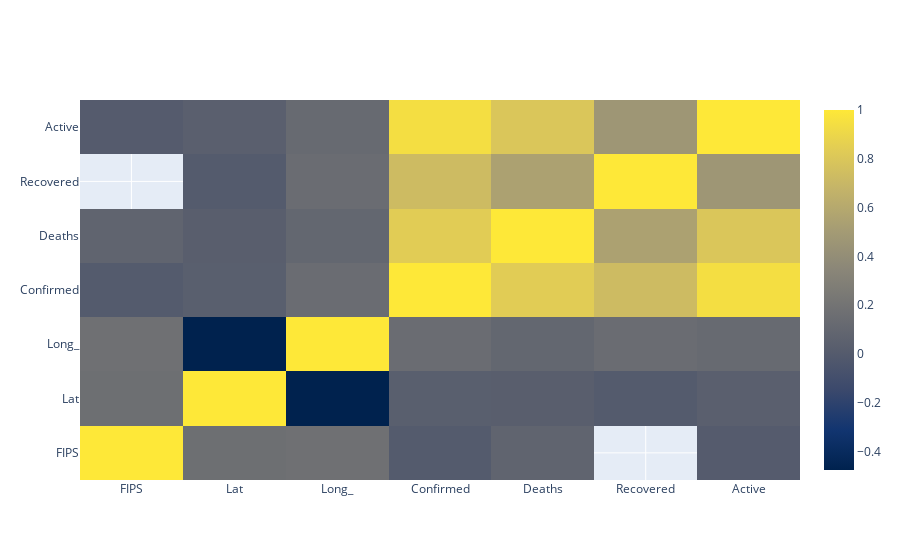

The code cell stored with this chart in its notebook:
### Code cell
import plotly.graph_objects as go

fig = go.Figure()

fig.add_trace(
    go.Heatmap(
        x=doc2.columns,
        y=doc2.index,
        z=doc2.values,
        colorscale="Cividis"
    )
)

fig.show()

### Figure 1 — Plotly figure (JSON) as saved in the notebook; plotly's stock layout.template omitted (floating-point values rounded to 4 significant figures)
{"data": [{"colorscale": [[0, "#00224e"], [0.1111, "#123570"], [0.2222, "#3b496c"], [0.3333, "#575d6d"], [0.4444, "#707173"], [0.5556, "#8a8678"], [0.6667, "#a59c74"], [0.7778, "#c3b369"], [0.8889, "#e1cc55"], [1, "#fee838"]], "type": "heatmap", "x": ["FIPS", "Lat", "Long_", "Confirmed", "Deaths", "Recovered", "Active"], "y": ["FIPS", "Lat", "Long_", "Confirmed", "Deaths", "Recovered", "Active"], "z": [[1, 0.1607, 0.1715, -0.0005036, 0.07647, null, 0.002718], [0.1607, 1, -0.4764, 0.02939, 0.02631, -0.002781, 0.03563], [0.1715, -0.4764, 1, 0.1411, 0.09692, 0.1419, 0.1197], [-0.0005036, 0.02939, 0.1411, 1, 0.8372, 0.7273, 0.9425], [0.07647, 0.02631, 0.09692, 0.8372, 1, 0.5469, 0.7965], [null, -0.002781, 0.1419, 0.7273, 0.5469, 1, 0.4625], [0.002718, 0.03563, 0.1197, 0.9425, 0.7965, 0.4625, 1]]}], "layout": {}}
